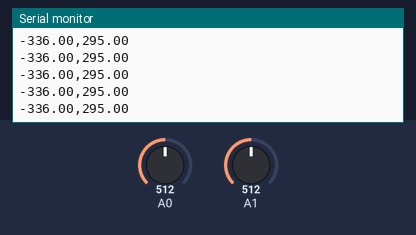
A sketch run on a simulated Arduino Uno, built with avr-gcc and run on an emulated ATmega328P. Parts: the last lines printed to the serial monitor. Inputs (shaded band) come from the test bench; at power-on: A0 = 512, A1 = 512.

Above: at 1.2 s.
1.3 s: A0 set to 716
At 2.4 s:
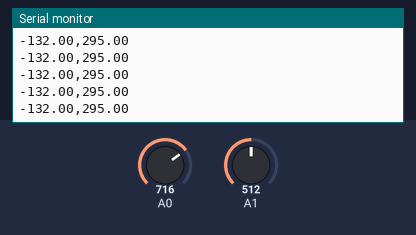
4.3 s: A1 set to 716
At 4.9 s:
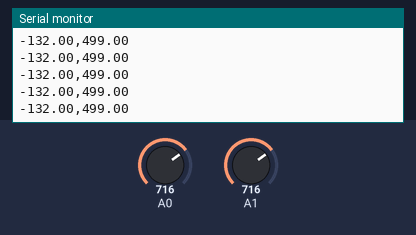
5.8 s: A0 set to 900
At 6.8 s:
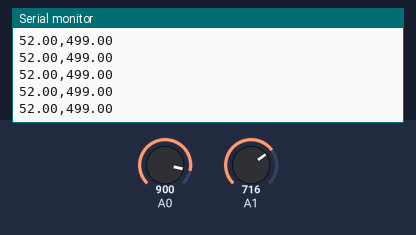
7.3 s: A1 set to 900
At 8.1 s:
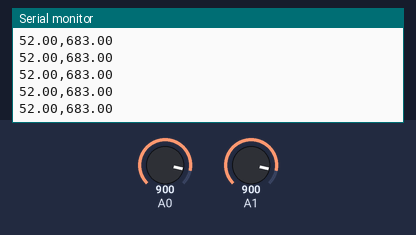
Timing chart, 0 to 9.8 s (numbered marks = the images above; inputs shaded):
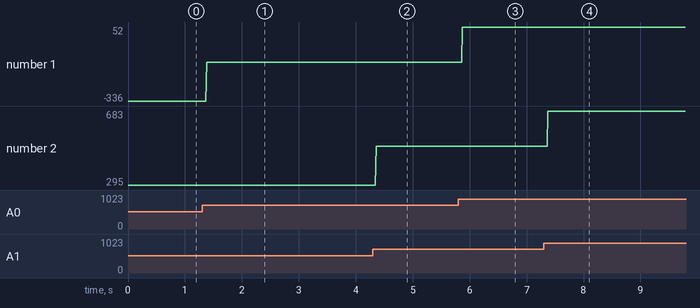

Measured:
- after the input at 1.3 s, the serial monitor: prints a new line after 0.08 s (image 1)
- after the input at 4.3 s, the serial monitor: prints a new line after 0.06 s (image 2)
- after the input at 5.8 s, the serial monitor: prints a new line after 0.07 s (image 3)
- after the input at 7.3 s, the serial monitor: prints a new line after 0.07 s (image 4)
- plotted number 1: -336 → -132 after the input at 1.3 s, -132 → 52 after the input at 5.8 s
- plotted number 2: 295 → 499 after the input at 4.3 s, 499 → 683 after the input at 7.3 s

The sketch:

testMega1s.ino
```cpp
const int nSensors = 1;   // including zero

void setup() {
  Serial.begin(9600);

}

void loop() {
  for (int sensorPin = 0; sensorPin <= nSensors; sensorPin++) {
    float inputVoltage = analogRead(sensorPin);
    float voltage = ((5.0 * inputVoltage)/1023.0);
    if (sensorPin < nSensors) {
        Serial.print(inputVoltage - 848);
        Serial.print(",");
    }
    else{Serial.println(inputVoltage - 217);}
  }
  // delay(100);
}
```
